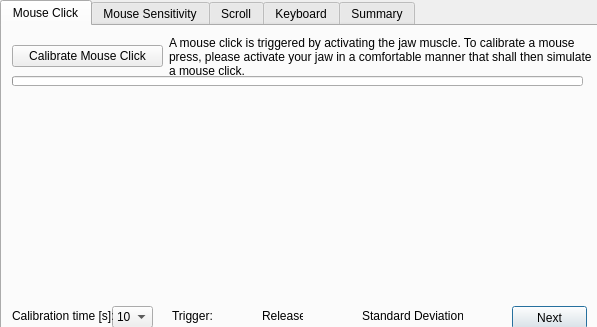
<?xml version="1.0" encoding="UTF-8"?>
<ui version="4.0">
 <class>Dialog</class>
 <widget class="QDialog" name="Dialog">
  <property name="geometry">
   <rect>
    <x>0</x>
    <y>0</y>
    <width>597</width>
    <height>327</height>
   </rect>
  </property>
  <property name="windowTitle">
   <string>EFFENDI Calibrate</string>
  </property>
  <property name="windowIcon">
   <iconset>
    <normaloff>../../../../../.designer/backup/effendi_logo_v3.ico</normaloff>../../../../../.designer/backup/effendi_logo_v3.ico</iconset>
  </property>
  <widget class="QTabWidget" name="tabWidget">
   <property name="geometry">
    <rect>
     <x>0</x>
     <y>0</y>
     <width>601</width>
     <height>331</height>
    </rect>
   </property>
   <property name="currentIndex">
    <number>0</number>
   </property>
   <widget class="QWidget" name="mouse_click">
    <attribute name="title">
     <string>Mouse Click</string>
    </attribute>
    <widget class="PlotWidget" name="graphWidget_mouse" native="true">
     <property name="geometry">
      <rect>
       <x>10</x>
       <y>70</y>
       <width>571</width>
       <height>201</height>
      </rect>
     </property>
    </widget>
    <widget class="QPushButton" name="pushButton_next_mouse_click">
     <property name="geometry">
      <rect>
       <x>510</x>
       <y>280</y>
       <width>75</width>
       <height>23</height>
      </rect>
     </property>
     <property name="text">
      <string>Next</string>
     </property>
    </widget>
    <widget class="QWidget" name="horizontalLayoutWidget">
     <property name="geometry">
      <rect>
       <x>10</x>
       <y>10</y>
       <width>581</width>
       <height>41</height>
      </rect>
     </property>
     <layout class="QHBoxLayout" name="horizontalLayout">
      <item>
       <widget class="QPushButton" name="pushButton_calibrate_mouse_press">
        <property name="maximumSize">
         <size>
          <width>151</width>
          <height>16777215</height>
         </size>
        </property>
        <property name="text">
         <string>Calibrate Mouse Click</string>
        </property>
       </widget>
      </item>
      <item>
       <widget class="QLabel" name="label_2">
        <property name="text">
         <string>A mouse click is triggered by activating the jaw muscle. To calibrate a mouse press, please activate your jaw in a comfortable manner that shall then simulate a mouse click.</string>
        </property>
        <property name="wordWrap">
         <bool>true</bool>
        </property>
       </widget>
      </item>
     </layout>
    </widget>
    <widget class="QLabel" name="label_46">
     <property name="geometry">
      <rect>
       <x>360</x>
       <y>280</y>
       <width>101</width>
       <height>20</height>
      </rect>
     </property>
     <property name="text">
      <string>Standard Deviation: </string>
     </property>
    </widget>
    <widget class="QLabel" name="label_mouse_trigger">
     <property name="geometry">
      <rect>
       <x>210</x>
       <y>280</y>
       <width>41</width>
       <height>20</height>
      </rect>
     </property>
     <property name="text">
      <string/>
     </property>
    </widget>
    <widget class="QLabel" name="label_50">
     <property name="geometry">
      <rect>
       <x>170</x>
       <y>280</y>
       <width>41</width>
       <height>20</height>
      </rect>
     </property>
     <property name="text">
      <string>Trigger:</string>
     </property>
    </widget>
    <widget class="QLabel" name="label_49">
     <property name="geometry">
      <rect>
       <x>260</x>
       <y>280</y>
       <width>41</width>
       <height>20</height>
      </rect>
     </property>
     <property name="text">
      <string>Release:</string>
     </property>
    </widget>
    <widget class="QComboBox" name="comboBox_mouse_calibration_time">
     <property name="geometry">
      <rect>
       <x>110</x>
       <y>280</y>
       <width>41</width>
       <height>22</height>
      </rect>
     </property>
     <item>
      <property name="text">
       <string>10</string>
      </property>
     </item>
     <item>
      <property name="text">
       <string>20</string>
      </property>
     </item>
     <item>
      <property name="text">
       <string>30</string>
      </property>
     </item>
     <item>
      <property name="text">
       <string>60</string>
      </property>
     </item>
    </widget>
    <widget class="QLabel" name="label_45">
     <property name="geometry">
      <rect>
       <x>10</x>
       <y>280</y>
       <width>101</width>
       <height>20</height>
      </rect>
     </property>
     <property name="text">
      <string>Calibration time [s]:</string>
     </property>
    </widget>
    <widget class="QLabel" name="label_mouse_std">
     <property name="geometry">
      <rect>
       <x>460</x>
       <y>280</y>
       <width>41</width>
       <height>20</height>
      </rect>
     </property>
     <property name="text">
      <string/>
     </property>
    </widget>
    <widget class="QLabel" name="label_mouse_release">
     <property name="geometry">
      <rect>
       <x>310</x>
       <y>280</y>
       <width>41</width>
       <height>20</height>
      </rect>
     </property>
     <property name="text">
      <string/>
     </property>
    </widget>
    <widget class="QProgressBar" name="progressBar_mouse_click">
     <property name="geometry">
      <rect>
       <x>10</x>
       <y>50</y>
       <width>571</width>
       <height>10</height>
      </rect>
     </property>
     <property name="value">
      <number>0</number>
     </property>
     <property name="textVisible">
      <bool>false</bool>
     </property>
    </widget>
   </widget>
   <widget class="QWidget" name="mouse_sensitivity">
    <attribute name="title">
     <string>Mouse Sensitivity</string>
    </attribute>
    <widget class="QPushButton" name="pushButton_next_mouse_sensitivity">
     <property name="geometry">
      <rect>
       <x>510</x>
       <y>280</y>
       <width>75</width>
       <height>23</height>
      </rect>
     </property>
     <property name="text">
      <string>Next</string>
     </property>
    </widget>
    <widget class="QLabel" name="label_5">
     <property name="geometry">
      <rect>
       <x>130</x>
       <y>50</y>
       <width>321</width>
       <height>241</height>
      </rect>
     </property>
     <property name="text">
      <string/>
     </property>
     <property name="pixmap">
      <pixmap>Monitor.png</pixmap>
     </property>
     <property name="scaledContents">
      <bool>true</bool>
     </property>
    </widget>
    <widget class="QWidget" name="verticalLayoutWidget">
     <property name="geometry">
      <rect>
       <x>30</x>
       <y>220</y>
       <width>101</width>
       <height>34</height>
      </rect>
     </property>
     <layout class="QVBoxLayout" name="verticalLayout">
      <item>
       <widget class="QLabel" name="label_9">
        <property name="text">
         <string>Min Value:</string>
        </property>
       </widget>
      </item>
      <item>
       <widget class="QLabel" name="label_min_values">
        <property name="text">
         <string>(x_min, y_min)</string>
        </property>
       </widget>
      </item>
     </layout>
    </widget>
    <widget class="QWidget" name="verticalLayoutWidget_2">
     <property name="geometry">
      <rect>
       <x>470</x>
       <y>50</y>
       <width>101</width>
       <height>34</height>
      </rect>
     </property>
     <layout class="QVBoxLayout" name="verticalLayout_2">
      <item>
       <widget class="QLabel" name="label_14">
        <property name="text">
         <string>Max Value:</string>
        </property>
       </widget>
      </item>
      <item>
       <widget class="QLabel" name="label_max_values">
        <property name="text">
         <string>(x_max, y_max)</string>
        </property>
       </widget>
      </item>
     </layout>
    </widget>
    <widget class="QWidget" name="horizontalLayoutWidget_2">
     <property name="geometry">
      <rect>
       <x>10</x>
       <y>10</y>
       <width>571</width>
       <height>41</height>
      </rect>
     </property>
     <layout class="QHBoxLayout" name="horizontalLayout_2">
      <item>
       <widget class="QPushButton" name="pushButton_calibrate_mouse_sensitivity">
        <property name="maximumSize">
         <size>
          <width>151</width>
          <height>16777215</height>
         </size>
        </property>
        <property name="text">
         <string>Calibrate Mouse Sensitivity</string>
        </property>
       </widget>
      </item>
      <item>
       <widget class="QLabel" name="label_15">
        <property name="text">
         <string>Turn your head to the bottom left corner and trigger a mouse click. Then do the same with the upper right corner.</string>
        </property>
        <property name="wordWrap">
         <bool>true</bool>
        </property>
       </widget>
      </item>
     </layout>
    </widget>
   </widget>
   <widget class="QWidget" name="scroll">
    <attribute name="title">
     <string>Scroll</string>
    </attribute>
    <widget class="QWidget" name="horizontalLayoutWidget_7">
     <property name="geometry">
      <rect>
       <x>10</x>
       <y>10</y>
       <width>571</width>
       <height>41</height>
      </rect>
     </property>
     <layout class="QHBoxLayout" name="horizontalLayout_7">
      <item>
       <widget class="QPushButton" name="pushButton_calibrate_scroll">
        <property name="maximumSize">
         <size>
          <width>151</width>
          <height>16777215</height>
         </size>
        </property>
        <property name="text">
         <string>Calibrate Scroll</string>
        </property>
       </widget>
      </item>
      <item>
       <widget class="QLabel" name="label_33">
        <property name="text">
         <string>Roll you head to the left in a comfortable manner and trigger a mouse click. Then roll your head to the right and click again.</string>
        </property>
        <property name="wordWrap">
         <bool>true</bool>
        </property>
       </widget>
      </item>
     </layout>
    </widget>
    <widget class="QLabel" name="label_36">
     <property name="geometry">
      <rect>
       <x>130</x>
       <y>50</y>
       <width>321</width>
       <height>241</height>
      </rect>
     </property>
     <property name="text">
      <string/>
     </property>
     <property name="pixmap">
      <pixmap>Scroll.png</pixmap>
     </property>
     <property name="scaledContents">
      <bool>true</bool>
     </property>
    </widget>
    <widget class="QWidget" name="horizontalLayoutWidget_8">
     <property name="geometry">
      <rect>
       <x>10</x>
       <y>140</y>
       <width>133</width>
       <height>31</height>
      </rect>
     </property>
     <layout class="QHBoxLayout" name="horizontalLayout_8">
      <item>
       <widget class="QLabel" name="label_34">
        <property name="text">
         <string>Roll Left:</string>
        </property>
       </widget>
      </item>
      <item>
       <widget class="QLabel" name="label_scroll_up">
        <property name="text">
         <string>(trigger, release)</string>
        </property>
       </widget>
      </item>
     </layout>
    </widget>
    <widget class="QWidget" name="horizontalLayoutWidget_9">
     <property name="geometry">
      <rect>
       <x>450</x>
       <y>140</y>
       <width>141</width>
       <height>31</height>
      </rect>
     </property>
     <layout class="QHBoxLayout" name="horizontalLayout_9">
      <item>
       <widget class="QLabel" name="label_35">
        <property name="text">
         <string>Roll Right:</string>
        </property>
       </widget>
      </item>
      <item>
       <widget class="QLabel" name="label_scroll_down">
        <property name="text">
         <string>(trigger, release)</string>
        </property>
       </widget>
      </item>
     </layout>
    </widget>
    <widget class="QPushButton" name="pushButton_next_scroll">
     <property name="geometry">
      <rect>
       <x>510</x>
       <y>280</y>
       <width>75</width>
       <height>23</height>
      </rect>
     </property>
     <property name="text">
      <string>Next</string>
     </property>
    </widget>
   </widget>
   <widget class="QWidget" name="keyboard">
    <attribute name="title">
     <string>Keyboard</string>
    </attribute>
    <widget class="PlotWidget" name="graphWidget_keyboard" native="true">
     <property name="geometry">
      <rect>
       <x>10</x>
       <y>70</y>
       <width>571</width>
       <height>201</height>
      </rect>
     </property>
    </widget>
    <widget class="QPushButton" name="pushButton_next_keyboard">
     <property name="geometry">
      <rect>
       <x>510</x>
       <y>280</y>
       <width>75</width>
       <height>23</height>
      </rect>
     </property>
     <property name="text">
      <string>Next</string>
     </property>
    </widget>
    <widget class="QWidget" name="horizontalLayoutWidget_3">
     <property name="geometry">
      <rect>
       <x>10</x>
       <y>10</y>
       <width>571</width>
       <height>41</height>
      </rect>
     </property>
     <layout class="QHBoxLayout" name="horizontalLayout_3">
      <item>
       <widget class="QPushButton" name="pushButton_calibrate_keyboard">
        <property name="maximumSize">
         <size>
          <width>151</width>
          <height>16777215</height>
         </size>
        </property>
        <property name="text">
         <string>Calibrate Keyboard</string>
        </property>
       </widget>
      </item>
      <item>
       <widget class="QLabel" name="label_16">
        <property name="text">
         <string>To calibrate the keyboard, randomly press buttons in a comfortable manner that shall then trigger the keyboard buttons.</string>
        </property>
        <property name="wordWrap">
         <bool>true</bool>
        </property>
       </widget>
      </item>
     </layout>
    </widget>
    <widget class="QLabel" name="label_keyboard_std">
     <property name="geometry">
      <rect>
       <x>460</x>
       <y>280</y>
       <width>41</width>
       <height>20</height>
      </rect>
     </property>
     <property name="text">
      <string/>
     </property>
    </widget>
    <widget class="QComboBox" name="comboBox_keyboard_calibration_time">
     <property name="geometry">
      <rect>
       <x>110</x>
       <y>280</y>
       <width>41</width>
       <height>22</height>
      </rect>
     </property>
     <item>
      <property name="text">
       <string>10</string>
      </property>
     </item>
     <item>
      <property name="text">
       <string>20</string>
      </property>
     </item>
     <item>
      <property name="text">
       <string>30</string>
      </property>
     </item>
     <item>
      <property name="text">
       <string>60</string>
      </property>
     </item>
    </widget>
    <widget class="QLabel" name="label_43">
     <property name="geometry">
      <rect>
       <x>10</x>
       <y>280</y>
       <width>101</width>
       <height>20</height>
      </rect>
     </property>
     <property name="text">
      <string>Calibration time [s]:</string>
     </property>
    </widget>
    <widget class="QLabel" name="label_44">
     <property name="geometry">
      <rect>
       <x>360</x>
       <y>280</y>
       <width>101</width>
       <height>20</height>
      </rect>
     </property>
     <property name="text">
      <string>Standard Deviation: </string>
     </property>
    </widget>
    <widget class="QLabel" name="label_47">
     <property name="geometry">
      <rect>
       <x>170</x>
       <y>280</y>
       <width>41</width>
       <height>20</height>
      </rect>
     </property>
     <property name="text">
      <string>Trigger:</string>
     </property>
    </widget>
    <widget class="QLabel" name="label_48">
     <property name="geometry">
      <rect>
       <x>260</x>
       <y>280</y>
       <width>41</width>
       <height>20</height>
      </rect>
     </property>
     <property name="text">
      <string>Release:</string>
     </property>
    </widget>
    <widget class="QLabel" name="label_keyboard_trigger">
     <property name="geometry">
      <rect>
       <x>210</x>
       <y>280</y>
       <width>41</width>
       <height>20</height>
      </rect>
     </property>
     <property name="text">
      <string/>
     </property>
    </widget>
    <widget class="QLabel" name="label_keyboard_release">
     <property name="geometry">
      <rect>
       <x>310</x>
       <y>280</y>
       <width>41</width>
       <height>20</height>
      </rect>
     </property>
     <property name="text">
      <string/>
     </property>
    </widget>
    <widget class="QProgressBar" name="progressBar_keyboard">
     <property name="geometry">
      <rect>
       <x>10</x>
       <y>50</y>
       <width>571</width>
       <height>10</height>
      </rect>
     </property>
     <property name="value">
      <number>0</number>
     </property>
     <property name="textVisible">
      <bool>false</bool>
     </property>
    </widget>
   </widget>
   <widget class="QWidget" name="summary">
    <attribute name="title">
     <string>Summary</string>
    </attribute>
    <widget class="QPushButton" name="pushButton_save_parameter">
     <property name="geometry">
      <rect>
       <x>480</x>
       <y>280</y>
       <width>111</width>
       <height>23</height>
      </rect>
     </property>
     <property name="text">
      <string>Save Parameter</string>
     </property>
    </widget>
    <widget class="QGroupBox" name="groupBox">
     <property name="geometry">
      <rect>
       <x>30</x>
       <y>10</y>
       <width>221</width>
       <height>131</height>
      </rect>
     </property>
     <property name="title">
      <string>Mouse Sensitivity</string>
     </property>
     <widget class="QWidget" name="gridLayoutWidget_2">
      <property name="geometry">
       <rect>
        <x>10</x>
        <y>20</y>
        <width>201</width>
        <height>101</height>
       </rect>
      </property>
      <layout class="QGridLayout" name="gridLayout_2">
       <item row="2" column="0">
        <widget class="QLabel" name="label_11">
         <property name="text">
          <string>Left Boundary</string>
         </property>
        </widget>
       </item>
       <item row="2" column="1">
        <widget class="QDoubleSpinBox" name="spinbox_left_boundary">
         <property name="locale">
          <locale language="English" country="UnitedStates"/>
         </property>
         <property name="minimum">
          <double>-1000.000000000000000</double>
         </property>
         <property name="maximum">
          <double>1000.000000000000000</double>
         </property>
         <property name="singleStep">
          <double>1.000000000000000</double>
         </property>
         <property name="value">
          <double>1.000000000000000</double>
         </property>
        </widget>
       </item>
       <item row="4" column="1">
        <widget class="QDoubleSpinBox" name="spinbox_right_boundary">
         <property name="locale">
          <locale language="English" country="UnitedStates"/>
         </property>
         <property name="minimum">
          <double>-1000.000000000000000</double>
         </property>
         <property name="maximum">
          <double>1000.000000000000000</double>
         </property>
         <property name="singleStep">
          <double>1.000000000000000</double>
         </property>
         <property name="value">
          <double>12.000000000000000</double>
         </property>
        </widget>
       </item>
       <item row="4" column="0">
        <widget class="QLabel" name="label_6">
         <property name="text">
          <string>Right Boundary</string>
         </property>
        </widget>
       </item>
       <item row="5" column="1">
        <widget class="QDoubleSpinBox" name="spinbox_upper_boundary">
         <property name="locale">
          <locale language="English" country="UnitedStates"/>
         </property>
         <property name="minimum">
          <double>-1000.000000000000000</double>
         </property>
         <property name="maximum">
          <double>1000.000000000000000</double>
         </property>
         <property name="singleStep">
          <double>1.000000000000000</double>
         </property>
         <property name="value">
          <double>12.000000000000000</double>
         </property>
        </widget>
       </item>
       <item row="5" column="0">
        <widget class="QLabel" name="label_10">
         <property name="text">
          <string>Upper Boundary</string>
         </property>
        </widget>
       </item>
       <item row="3" column="1">
        <widget class="QDoubleSpinBox" name="spinbox_lower_boundary">
         <property name="locale">
          <locale language="English" country="UnitedStates"/>
         </property>
         <property name="minimum">
          <double>-1000.000000000000000</double>
         </property>
         <property name="maximum">
          <double>1000.000000000000000</double>
         </property>
         <property name="singleStep">
          <double>1.000000000000000</double>
         </property>
         <property name="value">
          <double>1.000000000000000</double>
         </property>
        </widget>
       </item>
       <item row="3" column="0">
        <widget class="QLabel" name="label_7">
         <property name="text">
          <string>Lower Boundary</string>
         </property>
        </widget>
       </item>
      </layout>
     </widget>
    </widget>
    <widget class="QGroupBox" name="groupBox_2">
     <property name="geometry">
      <rect>
       <x>30</x>
       <y>150</y>
       <width>221</width>
       <height>131</height>
      </rect>
     </property>
     <property name="title">
      <string>Keyboard</string>
     </property>
     <widget class="QWidget" name="gridLayoutWidget">
      <property name="geometry">
       <rect>
        <x>10</x>
        <y>20</y>
        <width>201</width>
        <height>101</height>
       </rect>
      </property>
      <layout class="QGridLayout" name="gridLayout">
       <item row="1" column="1">
        <widget class="QSpinBox" name="spinbox_release_threshold">
         <property name="maximum">
          <number>10000</number>
         </property>
         <property name="singleStep">
          <number>10</number>
         </property>
         <property name="value">
          <number>400</number>
         </property>
        </widget>
       </item>
       <item row="3" column="1">
        <widget class="QDoubleSpinBox" name="spinbox_retrigger_duration">
         <property name="locale">
          <locale language="English" country="UnitedStates"/>
         </property>
         <property name="singleStep">
          <double>0.100000000000000</double>
         </property>
         <property name="value">
          <double>1.000000000000000</double>
         </property>
        </widget>
       </item>
       <item row="0" column="1">
        <widget class="QSpinBox" name="spinbox_trigger_threshold">
         <property name="maximum">
          <number>10000</number>
         </property>
         <property name="singleStep">
          <number>10</number>
         </property>
         <property name="value">
          <number>650</number>
         </property>
        </widget>
       </item>
       <item row="1" column="0">
        <widget class="QLabel" name="label_3">
         <property name="text">
          <string>Release Threshold</string>
         </property>
        </widget>
       </item>
       <item row="3" column="0">
        <widget class="QLabel" name="label_4">
         <property name="text">
          <string>Retrigger Duration [s]</string>
         </property>
        </widget>
       </item>
       <item row="2" column="0">
        <widget class="QLabel" name="label">
         <property name="text">
          <string>Long Press Duration [s]</string>
         </property>
        </widget>
       </item>
       <item row="2" column="1">
        <widget class="QDoubleSpinBox" name="spinbox_long_press_duration">
         <property name="locale">
          <locale language="English" country="UnitedStates"/>
         </property>
         <property name="singleStep">
          <double>0.100000000000000</double>
         </property>
         <property name="value">
          <double>1.000000000000000</double>
         </property>
        </widget>
       </item>
       <item row="0" column="0">
        <widget class="QLabel" name="label_8">
         <property name="text">
          <string>Trigger Threshold</string>
         </property>
        </widget>
       </item>
      </layout>
     </widget>
    </widget>
    <widget class="QPushButton" name="pushButton_close">
     <property name="geometry">
      <rect>
       <x>270</x>
       <y>280</y>
       <width>91</width>
       <height>23</height>
      </rect>
     </property>
     <property name="text">
      <string>Close</string>
     </property>
    </widget>
    <widget class="QGroupBox" name="groupBox_3">
     <property name="geometry">
      <rect>
       <x>320</x>
       <y>110</y>
       <width>221</width>
       <height>151</height>
      </rect>
     </property>
     <property name="title">
      <string>Scroll</string>
     </property>
     <widget class="QWidget" name="gridLayoutWidget_4">
      <property name="geometry">
       <rect>
        <x>10</x>
        <y>20</y>
        <width>201</width>
        <height>126</height>
       </rect>
      </property>
      <layout class="QGridLayout" name="gridLayout_4">
       <item row="3" column="0">
        <widget class="QLabel" name="label_28">
         <property name="text">
          <string>Down Release</string>
         </property>
        </widget>
       </item>
       <item row="2" column="0">
        <widget class="QLabel" name="label_27">
         <property name="text">
          <string>Down Trigger</string>
         </property>
        </widget>
       </item>
       <item row="0" column="0">
        <widget class="QLabel" name="label_18">
         <property name="text">
          <string>Up Trigger</string>
         </property>
        </widget>
       </item>
       <item row="2" column="1">
        <widget class="QDoubleSpinBox" name="spinbox_scroll_down_trigger">
         <property name="locale">
          <locale language="English" country="UnitedStates"/>
         </property>
         <property name="minimum">
          <double>-1000.000000000000000</double>
         </property>
         <property name="maximum">
          <double>1000.000000000000000</double>
         </property>
         <property name="singleStep">
          <double>1.000000000000000</double>
         </property>
         <property name="value">
          <double>20.000000000000000</double>
         </property>
        </widget>
       </item>
       <item row="3" column="1">
        <widget class="QDoubleSpinBox" name="spinbox_scroll_down_release">
         <property name="locale">
          <locale language="English" country="UnitedStates"/>
         </property>
         <property name="minimum">
          <double>-1000.000000000000000</double>
         </property>
         <property name="maximum">
          <double>1000.000000000000000</double>
         </property>
         <property name="singleStep">
          <double>1.000000000000000</double>
         </property>
         <property name="value">
          <double>16.000000000000000</double>
         </property>
        </widget>
       </item>
       <item row="1" column="1">
        <widget class="QDoubleSpinBox" name="spinbox_scroll_up_release">
         <property name="locale">
          <locale language="English" country="UnitedStates"/>
         </property>
         <property name="minimum">
          <double>-1000.000000000000000</double>
         </property>
         <property name="maximum">
          <double>1000.000000000000000</double>
         </property>
         <property name="singleStep">
          <double>1.000000000000000</double>
         </property>
         <property name="value">
          <double>-16.000000000000000</double>
         </property>
        </widget>
       </item>
       <item row="1" column="0">
        <widget class="QLabel" name="label_17">
         <property name="text">
          <string>Up Release</string>
         </property>
        </widget>
       </item>
       <item row="0" column="1">
        <widget class="QDoubleSpinBox" name="spinbox_scroll_up_trigger">
         <property name="locale">
          <locale language="English" country="UnitedStates"/>
         </property>
         <property name="minimum">
          <double>-1000.000000000000000</double>
         </property>
         <property name="maximum">
          <double>1000.000000000000000</double>
         </property>
         <property name="singleStep">
          <double>1.000000000000000</double>
         </property>
         <property name="value">
          <double>-20.000000000000000</double>
         </property>
        </widget>
       </item>
       <item row="4" column="0">
        <widget class="QLabel" name="label_29">
         <property name="text">
          <string>Scroll Speed</string>
         </property>
        </widget>
       </item>
       <item row="4" column="1">
        <widget class="QSpinBox" name="spinbox_scroll_speed">
         <property name="minimum">
          <number>1</number>
         </property>
         <property name="maximum">
          <number>100</number>
         </property>
         <property name="singleStep">
          <number>1</number>
         </property>
         <property name="value">
          <number>10</number>
         </property>
        </widget>
       </item>
      </layout>
     </widget>
    </widget>
    <widget class="QGroupBox" name="groupBox_4">
     <property name="geometry">
      <rect>
       <x>320</x>
       <y>10</y>
       <width>221</width>
       <height>80</height>
      </rect>
     </property>
     <property name="title">
      <string>Mouse Click</string>
     </property>
     <widget class="QWidget" name="gridLayoutWidget_5">
      <property name="geometry">
       <rect>
        <x>10</x>
        <y>20</y>
        <width>201</width>
        <height>51</height>
       </rect>
      </property>
      <layout class="QGridLayout" name="gridLayout_5">
       <item row="0" column="0">
        <widget class="QLabel" name="label_13">
         <property name="text">
          <string>Trigger Threshold</string>
         </property>
        </widget>
       </item>
       <item row="1" column="0">
        <widget class="QLabel" name="label_12">
         <property name="text">
          <string>Release Threshold</string>
         </property>
        </widget>
       </item>
       <item row="0" column="1">
        <widget class="QSpinBox" name="spinbox_mouse_trigger_threshold">
         <property name="maximum">
          <number>10000</number>
         </property>
         <property name="singleStep">
          <number>1</number>
         </property>
         <property name="value">
          <number>80</number>
         </property>
        </widget>
       </item>
       <item row="1" column="1">
        <widget class="QSpinBox" name="spinbox_mouse_release_threshold">
         <property name="maximum">
          <number>10000</number>
         </property>
         <property name="singleStep">
          <number>1</number>
         </property>
         <property name="value">
          <number>30</number>
         </property>
        </widget>
       </item>
      </layout>
     </widget>
    </widget>
    <widget class="QPushButton" name="pushButton_load_parameter">
     <property name="geometry">
      <rect>
       <x>370</x>
       <y>280</y>
       <width>101</width>
       <height>23</height>
      </rect>
     </property>
     <property name="text">
      <string>Load Parameter</string>
     </property>
    </widget>
   </widget>
  </widget>
 </widget>
 <customwidgets>
  <customwidget>
   <class>PlotWidget</class>
   <extends>QWidget</extends>
   <header location="global">pyqtgraph</header>
   <container>1</container>
  </customwidget>
 </customwidgets>
 <resources/>
 <connections/>
</ui>
